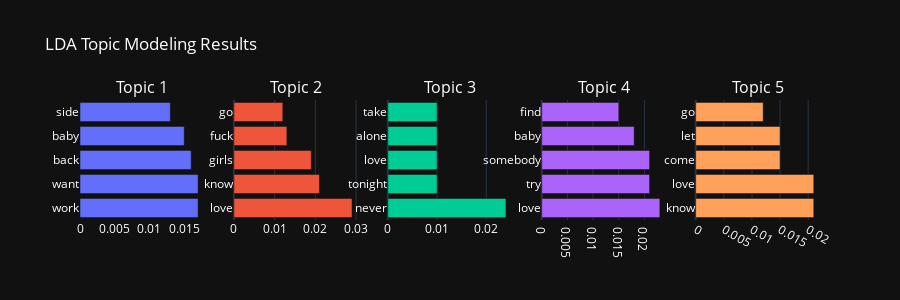

Notebook cell for this chart:
### Markdown cell above
# Visualize distribution of Topics from LDA model

1) Visualize topic distibution per document
    - a document refers to individual unit of text that's being analzyed.
    - i have 165 songs in my data frame, it means i have 165 documents
    - aka 'Corpus'
    
2) Visualize topic distribution using pyLDAvis

### Code cell
import plotly.graph_objects as go
from plotly.subplots import make_subplots

def plot_topics_plotly(lda_model, num_topics=5, num_words=5):
    # Create a subplot grid: 1 row, 5 columns (for 5 topics)
    fig = make_subplots(
        rows=1, cols=num_topics,  # Adjusted for 1 row and 5 columns
        subplot_titles=[f'Topic {i+1}' for i in range(num_topics)]  # Titles adjusted to start from 1
    )

    for idx in range(num_topics):
        topic = lda_model.print_topics(num_words=num_words)[idx][1]
        words = topic.split(" + ")
        words = [word.split("*")[1].strip().replace('"', '') for word in words]
        weights = [float(word.split("*")[0]) for word in topic.split(" + ")]

        # Add a bar trace for each topic
        fig.add_trace(
            go.Bar(x=weights, y=words, orientation='h', name=f'Topic {idx + 1}'),
            row=1, col=idx + 1  # Update row/column to fit 1 row layout
        )

    # Update layout
    fig.update_layout(
        title_text='LDA Topic Modeling Results', height=300,  # Adjusted height for better visualization
        template='plotly_dark',
        font=dict(color='white'),  # Change font color to white for readability
        xaxis=dict(showgrid=False, zeroline=False, title_font=dict(color='white')), 
        yaxis=dict(showgrid=False, zeroline=False, title_font=dict(color='white')),
        showlegend=False  # Hide legend since it's unnecessary for this plot
    )

    # Save the figure as an HTML file
    # fig.write_html("./static/charts/lda_topics.html")

    fig.show()

# Call the function with 5 topics
plot_topics_plotly(lda_model, num_topics=5)

### Figure 1 — Plotly figure (JSON) as saved in the notebook; plotly's stock layout.template omitted (floating-point values rounded to 4 significant figures)
{"data": [{"name": "Topic 1", "orientation": "h", "type": "bar", "x": [0.017, 0.017, 0.016, 0.015, 0.013], "xaxis": "x", "y": ["work", "want", "back", "baby", "side"], "yaxis": "y"}, {"name": "Topic 2", "orientation": "h", "type": "bar", "x": [0.029, 0.021, 0.019, 0.013, 0.012], "xaxis": "x2", "y": ["love", "know", "girls", "fuck", "go"], "yaxis": "y2"}, {"name": "Topic 3", "orientation": "h", "type": "bar", "x": [0.024, 0.01, 0.01, 0.01, 0.01], "xaxis": "x3", "y": ["never", "tonight", "love", "alone", "take"], "yaxis": "y3"}, {"name": "Topic 4", "orientation": "h", "type": "bar", "x": [0.023, 0.021, 0.021, 0.018, 0.015], "xaxis": "x4", "y": ["love", "try", "somebody", "baby", "find"], "yaxis": "y4"}, {"name": "Topic 5", "orientation": "h", "type": "bar", "x": [0.021, 0.021, 0.015, 0.015, 0.012], "xaxis": "x5", "y": ["know", "love", "come", "let", "go"], "yaxis": "y5"}], "layout": {"annotations": [{"font": {"size": 16}, "showarrow": false, "text": "Topic 1", "x": 0.084, "xanchor": "center", "xref": "paper", "y": 1, "yanchor": "bottom", "yref": "paper"}, {"font": {"size": 16}, "showarrow": false, "text": "Topic 2", "x": 0.292, "xanchor": "center", "xref": "paper", "y": 1, "yanchor": "bottom", "yref": "paper"}, {"font": {"size": 16}, "showarrow": false, "text": "Topic 3", "x": 0.5, "xanchor": "center", "xref": "paper", "y": 1, "yanchor": "bottom", "yref": "paper"}, {"font": {"size": 16}, "showarrow": false, "text": "Topic 4", "x": 0.708, "xanchor": "center", "xref": "paper", "y": 1, "yanchor": "bottom", "yref": "paper"}, {"font": {"size": 16}, "showarrow": false, "text": "Topic 5", "x": 0.916, "xanchor": "center", "xref": "paper", "y": 1, "yanchor": "bottom", "yref": "paper"}], "font": {"color": "white"}, "height": 300, "showlegend": false, "title": {"text": "LDA Topic Modeling Results"}, "xaxis": {"anchor": "y", "domain": [0, 0.168], "showgrid": false, "title": {"font": {"color": "white"}}, "zeroline": false}, "xaxis2": {"anchor": "y2", "domain": [0.208, 0.376]}, "xaxis3": {"anchor": "y3", "domain": [0.416, 0.584]}, "xaxis4": {"anchor": "y4", "domain": [0.624, 0.792]}, "xaxis5": {"anchor": "y5", "domain": [0.832, 1]}, "yaxis": {"anchor": "x", "domain": [0, 1], "showgrid": false, "title": {"font": {"color": "white"}}, "zeroline": false}, "yaxis2": {"anchor": "x2", "domain": [0, 1]}, "yaxis3": {"anchor": "x3", "domain": [0, 1]}, "yaxis4": {"anchor": "x4", "domain": [0, 1]}, "yaxis5": {"anchor": "x5", "domain": [0, 1]}}}
